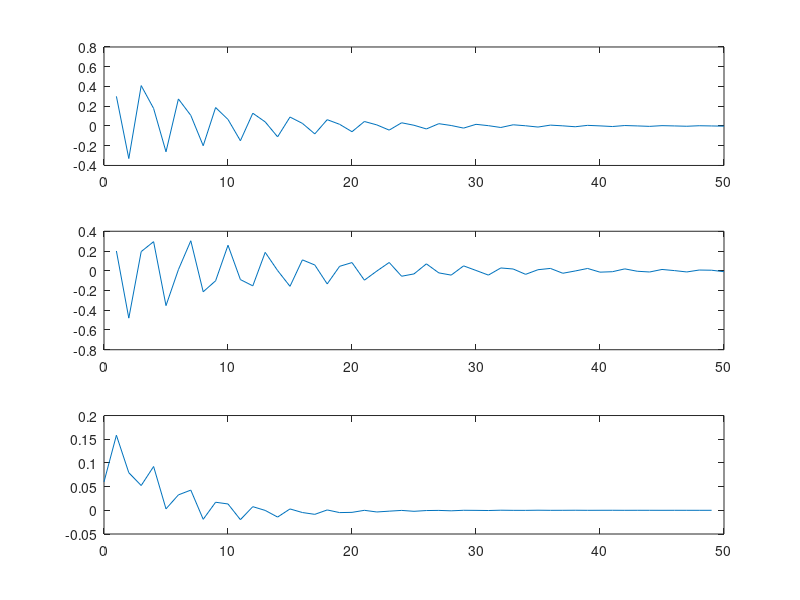

MATLAB code for this plot:
clf;
n=0:49;
x = 0.8.^n;
x1 = [0.3 -0.3 0.4];
y1 = [1 0.9 0.8];
yy1 = filter(x1,y1,x);
x2 = [0.2 -0.5 0.3];
y2 = [1 0.7 0.85];
yy2 = filter(x2,y2,x);
yfinal = yy1.*yy2;
% yfinal = conv(yy1,yy2);
subplot(311);
plot(yy1);
subplot(312);
plot(yy2);
subplot(313);
plot(n,yfinal);